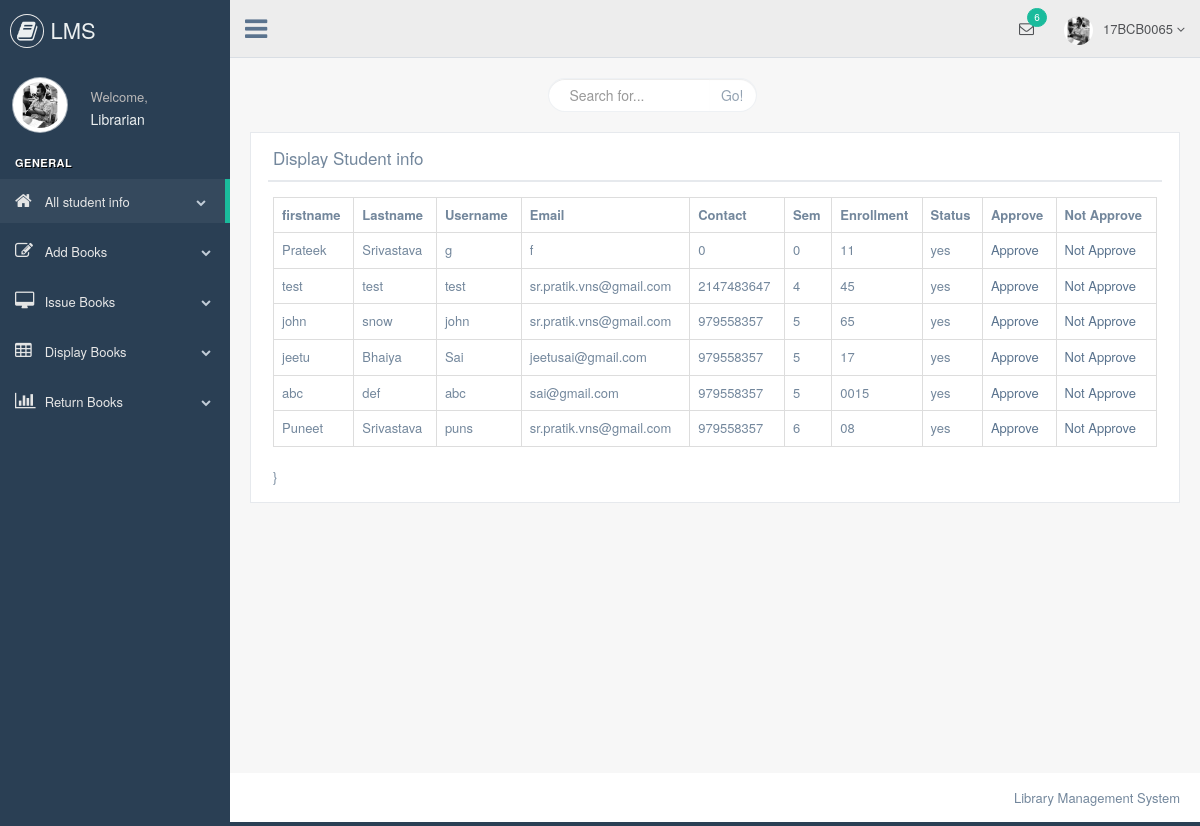
/librarian/display_student_info.php, run on the app's committed database.
### tables this page shows
CREATE TABLE `student_registration` (
  `id` int(5) NOT NULL,
  `firstname` text NOT NULL,
  `lastname` text NOT NULL,
  `username` varchar(50) NOT NULL,
  `password` text NOT NULL,
  `email` varchar(50) NOT NULL,
  `contact` int(11) NOT NULL,
  `sem` int(11) NOT NULL,
  `enrollment` varchar(11) NOT NULL,
  `status` varchar(3) NOT NULL
);

### librarian/display_student_info.php (the view, shortened to what this page needs)
<?php
include "header.php";
include "connection.php";
?>
        <div class="right_col" role="main">
            <div class="">
                <div class="page-title">
                    <div class="title_right">
                        <div class="col-md-5 col-sm-5 col-xs-12 form-group pull-right top_search">
                            <div class="input-group">
                                <input type="text" class="form-control" placeholder="Search for...">
                    <span class="input-group-btn">
                      <button class="btn btn-default" type="button">Go!</button>
                    </span>
                            </div>
                        </div>
                    </div>
                </div>
                <div class="row" style="min-height:500px">
                    <div class="col-md-12 col-sm-12 col-xs-12">
                        <div class="x_panel">
                            <div class="x_title">
                                <h2>Display Student info</h2>
                                <div class="clearfix"></div>
                            </div>
                            <div class="x_content">
                                <?php
                                $res=mysqli_query($link,"select * from student_registration");
                                echo "<table class='table table-bordered'>";
                                echo"<tr>";
                                echo"<th>";echo "firstname";echo"</th>";
                                echo"<th>";echo "Lastname";echo"</th>";
                                echo"<th>";echo "Username";echo"</th>";
                                echo"<th>";echo "Email";echo"</th>";
                                echo"<th>";echo "Contact";echo"</th>";
                                echo"<th>";echo "Sem";echo"</th>";
                                echo"<th>";echo "Enrollment";echo"</th>";
                                echo"<th>";echo "Status";echo"</th>";
                                echo"<th>";echo "Approve";echo "</th>";
                                echo"<th>";echo "Not Approve";echo"</th>";
echo"</tr>";
                                while($row=mysqli_fetch_array($res))
                                {
                                    echo"<tr>";
                                    echo"<td>";echo $row["firstname"];echo "</td>";
                                    echo"<td>";echo $row["lastname"];echo "</td>";
                                    echo"<td>";echo $row["username"];echo "</td>";
                                    echo"<td>";echo $row["email"];echo "</td>";
                                    echo"<td>";echo $row["contact"];echo "</td>";
                                    echo"<td>";echo $row["sem"];echo "</td>";
                                    echo"<td>";echo $row["enrollment"];echo "</td>";
                                    echo"<td>";echo $row["status"];echo "</td>";
                                    echo"<td>";?><a href="approve.php?id=<?php echo $row["id"]; ?>">Approve</a><?php echo "</td>";
                                    echo"<td>";?><a href="notapprove.php?id=<?php echo $row["id"];?>">Not Approve</a><?php echo "</td>";
                                    echo"</tr>";
                                }
                                echo"</table>";
                                ?>
                                }
                            </div>
                        </div>
                    </div>
                </div>
            </div>
        </div>
        <footer>
            <div class="pull-right">
                Library Management System
            </div>
            <div class="clearfix"></div>
        </footer>
  <?php
include "footer.php";
?>

### librarian/header.php (shortened to what this page needs)
<!DOCTYPE html>
<html lang="en">
<head>
    <link href="css/bootstrap.min.css" rel="stylesheet">
    <link href="css/font-awesome.min.css" rel="stylesheet">
    <link href="css/nprogress.css" rel="stylesheet">
    <link href="css/custom.min.css" rel="stylesheet">
</head>
<body class="nav-md">
<div class="container body">
    <div class="main_container">
        <div class="col-md-3 left_col">
            <div class="left_col scroll-view">
                <div class="navbar nav_title" style="border: 0;">
                    <a href="#" class="site_title"><i class="fa fa-book"></i> <span>LMS</span></a>
                </div>
                <div class="profile clearfix">
                    <div class="profile_pic">
                        <img src="images/prateek.jpg" alt="..." class="img-circle profile_img">
                    </div>
                    <div class="profile_info">
                        <span>Welcome,</span>
                        <h2>Librarian</h2>
                    </div>
                    <div class="clearfix"></div>
                </div>
                <br/>
                <div id="sidebar-menu" class="main_menu_side hidden-print main_menu">
                    <div class="menu_section">
                        <h3>General</h3>
                        <ul class="nav side-menu">
                            <li><a href="display_student_info.php"><i class="fa fa-home"></i> All student info <span class="fa fa-chevron-down"></span></a>
                            </li>
                            <li><a href="add_books.php"><i class="fa fa-edit"></i> Add Books <span class="fa fa-chevron-down"></span></a>
                            </li>
                            <li><a href="issue_books.php"><i class="fa fa-desktop"></i> Issue Books <span
                                    class="fa fa-chevron-down"></span></a>
                            </li>
                            <li><a href="display_books.php"><i class="fa fa-table"></i> Display Books  <span class="fa fa-chevron-down"></span></a>
                            </li>
                            <li><a href="return_book.php"><i class="fa fa-bar-chart-o"></i> Return Books <span
                                    class="fa fa-chevron-down"></span></a>
                            </li>
                        </ul>
                    </div>
                </div>
            </div>
        </div>
        <div class="top_nav">
            <div class="nav_menu">
                <nav>
                    <div class="nav toggle">
                        <a id="menu_toggle"><i class="fa fa-bars"></i></a>
                    </div>
                    <ul class="nav navbar-nav navbar-right">
                        <li class="">
                            <a href="javascript:;" class="user-profile dropdown-toggle" data-toggle="dropdown"
                               aria-expanded="false">
                                <img src="images/prateek.jpg" alt="">17BCB0065
                                <span class=" fa fa-angle-down"></span>
                            </a>
                        </li>
                        <li role="presentation" class="dropdown">
                            <a href="javascript:;" class="dropdown-toggle info-number" data-toggle="dropdown"
                               aria-expanded="false">
                                <i class="fa fa-envelope-o"></i>
                                <span class="badge bg-green">6</span>
                            </a>
                        </li>
                    </ul>
                </nav>
            </div>
        </div>

### librarian/footer.php (shortened to what this page needs)
  </div>
</div>
</body>
</html>

### data on the page
student_registration: firstname "Prateek", lastname "Srivastava", username "g", email "f", contact "0", sem "0", enrollment "11", status "yes"
student_registration: firstname "test", lastname "test", username "test", email "sr.pratik.vns@gmail.com", contact "2147483647", sem "4", enrollment "45", status "yes"
student_registration: firstname "john", lastname "snow", username "john", email "sr.pratik.vns@gmail.com", contact "979558357", sem "5", enrollment "65", status "yes"
student_registration: firstname "jeetu", lastname "Bhaiya", username "Sai", email "jeetusai@gmail.com", contact "979558357", sem "5", enrollment "17", status "yes"
student_registration: firstname "abc", lastname "def", username "abc", email "sai@gmail.com", contact "979558357", sem "5", enrollment "0015", status "yes"
student_registration: firstname "Puneet", lastname "Srivastava", username "puns", email "sr.pratik.vns@gmail.com", contact "979558357", sem "6", enrollment "08", status "yes"
